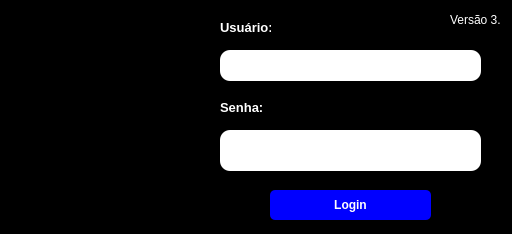
<?xml version="1.0" encoding="UTF-8"?>
<ui version="4.0">
 <class>LoginDialog</class>
 <widget class="QDialog" name="LoginDialog">
  <property name="geometry">
   <rect>
    <x>0</x>
    <y>0</y>
    <width>512</width>
    <height>234</height>
   </rect>
  </property>
  <property name="windowTitle">
   <string>Login</string>
  </property>
  <property name="styleSheet">
   <string notr="true">QDialog { background-color: black; color: white; }</string>
  </property>
  <widget class="QLabel" name="user_label">
   <property name="geometry">
    <rect>
     <x>220</x>
     <y>20</y>
     <width>51</width>
     <height>16</height>
    </rect>
   </property>
   <property name="styleSheet">
    <string notr="true">color: white;</string>
   </property>
   <property name="text">
    <string>&lt;html&gt;&lt;head/&gt;&lt;body&gt;&lt;p&gt;&lt;span style=&quot; font-size:10pt; font-weight:600;&quot;&gt;Usuário:&lt;/span&gt;&lt;/p&gt;&lt;/body&gt;&lt;/html&gt;</string>
   </property>
  </widget>
  <widget class="QLineEdit" name="user_entry">
   <property name="geometry">
    <rect>
     <x>220</x>
     <y>50</y>
     <width>261</width>
     <height>31</height>
    </rect>
   </property>
   <property name="sizePolicy">
    <sizepolicy hsizetype="Expanding" vsizetype="Fixed">
     <horstretch>0</horstretch>
     <verstretch>0</verstretch>
    </sizepolicy>
   </property>
   <property name="styleSheet">
    <string notr="true">color: black;
border-radius: 10px</string>
   </property>
  </widget>
  <widget class="QLabel" name="password_label">
   <property name="geometry">
    <rect>
     <x>220</x>
     <y>100</y>
     <width>51</width>
     <height>16</height>
    </rect>
   </property>
   <property name="styleSheet">
    <string notr="true">color: white;</string>
   </property>
   <property name="text">
    <string>&lt;html&gt;&lt;head/&gt;&lt;body&gt;&lt;p&gt;&lt;span style=&quot; font-size:10pt; font-weight:600;&quot;&gt;Senha:&lt;/span&gt;&lt;/p&gt;&lt;/body&gt;&lt;/html&gt;</string>
   </property>
  </widget>
  <widget class="QLineEdit" name="password_entry">
   <property name="geometry">
    <rect>
     <x>220</x>
     <y>130</y>
     <width>261</width>
     <height>41</height>
    </rect>
   </property>
   <property name="sizePolicy">
    <sizepolicy hsizetype="Expanding" vsizetype="Fixed">
     <horstretch>0</horstretch>
     <verstretch>0</verstretch>
    </sizepolicy>
   </property>
   <property name="styleSheet">
    <string notr="true">color: black;
border-radius: 10px</string>
   </property>
   <property name="echoMode">
    <enum>QLineEdit::Password</enum>
   </property>
  </widget>
  <widget class="QPushButton" name="login_button">
   <property name="geometry">
    <rect>
     <x>270</x>
     <y>190</y>
     <width>161</width>
     <height>30</height>
    </rect>
   </property>
   <property name="font">
    <font>
     <weight>75</weight>
     <bold>true</bold>
    </font>
   </property>
   <property name="styleSheet">
    <string notr="true">background-color: blue; color: white;
border-radius: 5px</string>
   </property>
   <property name="text">
    <string>Login</string>
   </property>
  </widget>
  <widget class="QLabel" name="label">
   <property name="geometry">
    <rect>
     <x>-20</x>
     <y>0</y>
     <width>261</width>
     <height>221</height>
    </rect>
   </property>
   <property name="text">
    <string/>
   </property>
   <property name="pixmap">
    <pixmap resource="../aditionals/files.qrc">:/newPrefix/SQLToolsLogin.png</pixmap>
   </property>
   <property name="scaledContents">
    <bool>true</bool>
   </property>
  </widget>
  <widget class="QLabel" name="label_2">
   <property name="geometry">
    <rect>
     <x>450</x>
     <y>10</y>
     <width>51</width>
     <height>20</height>
    </rect>
   </property>
   <property name="text">
    <string>&lt;html&gt;&lt;head/&gt;&lt;body&gt;&lt;p&gt;&lt;span style=&quot; color:#ffffff;&quot;&gt;Versão 3.0&lt;/span&gt;&lt;/p&gt;&lt;/body&gt;&lt;/html&gt;</string>
   </property>
  </widget>
  <widget class="QLabel" name="label_3">
   <property name="geometry">
    <rect>
     <x>10</x>
     <y>200</y>
     <width>41</width>
     <height>21</height>
    </rect>
   </property>
   <property name="text">
    <string/>
   </property>
   <property name="pixmap">
    <pixmap resource="../aditionals/files.qrc">:/newPrefix/social.png</pixmap>
   </property>
   <property name="scaledContents">
    <bool>true</bool>
   </property>
  </widget>
  <zorder>label</zorder>
  <zorder>user_label</zorder>
  <zorder>user_entry</zorder>
  <zorder>password_label</zorder>
  <zorder>password_entry</zorder>
  <zorder>login_button</zorder>
  <zorder>label_2</zorder>
  <zorder>label_3</zorder>
 </widget>
 <resources>
  <include location="../aditionals/files.qrc"/>
 </resources>
 <connections/>
</ui>
